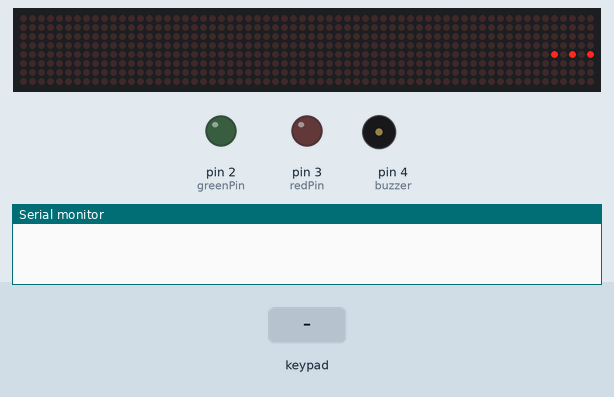
Bench run of a sketch on a simulated Arduino Uno, built with avr-gcc and run on an emulated ATmega328P. On the bench: 64×8 LED matrix, output pins drawn as LEDs (lit = HIGH), buzzer (waves = sounding), the last lines printed to the serial monitor. The inputs (shaded band) are chosen by the test bench.

Above: at 1.44 s.
1.7 s: key 'A' pressed
At 2.9 s:
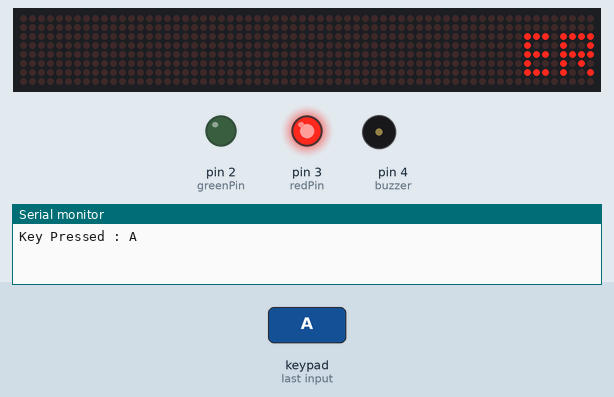
3.6 s: keypad keys 1 1 1 1 pressed 0.626 s apart
At 3.66 s:
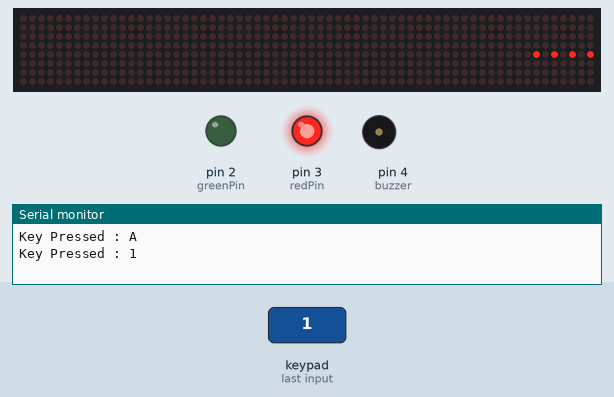
7.6 s: key 'C' pressed
9.1 s: keypad keys 1 1 1 1 A pressed 0.626 s apart
At 16.7 s:
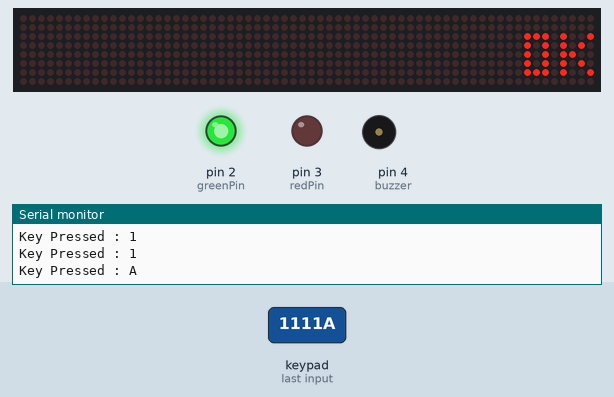
Timing chart, 0 to 18.0 s (numbered marks = the images above; inputs shaded):
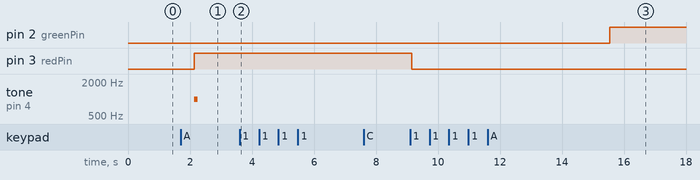

The sketch:

password_with_keypad_led_matrix_and_buzzer.ino
```cpp
//Written By Nikodem Bartnik - nikodembartnik.pl
#include <LedControl.h>
#include <Keypad.h>

const byte ROWS = 4; //four rows
const byte COLS = 4; //four columns

int step_number = 0;
int DIN = 16;
int CS = 15;
int CLK = 14;
int greenPin = 2;
int redPin = 3;
int buzzer = 4;

char keys[ROWS][COLS] = {
  {'1','2','3','A'},
  {'4','5','6','B'},
  {'7','8','9','C'},
  {'*','0','#','D'}
};

byte rowPins[ROWS] = {6,7,8,9}; //connect to the row pinouts of the keypad
byte colPins[COLS] = {10,11,12,13}; //connect to the column pinouts of the keypad

char code[4] = {'1', '1', '1', '1'};
char input[4];

Keypad keypad = Keypad( makeKeymap(keys), rowPins, colPins, ROWS, COLS );
LedControl lC = LedControl(DIN, CLK, CS, 0);
int input_state = 0;
int i = 0;

void setup() {

  lC.shutdown(0, false);
  lC.setIntensity(0, 15);
  lC.clearDisplay(0);

  Serial.begin(9600);
  pinMode(redPin, OUTPUT);
  pinMode(greenPin, OUTPUT);
  pinMode(buzzer, OUTPUT);

}

void loop() {

  char key = keypad.getKey();// Read the key

  byte err[8] = {0x00,0x00,0xEF,0x89,0xEF,0x8A,0xE9,0x00};
  byte ok[8] = {0x00,0x00,0xE9,0xAA,0xAC,0xAA,0xE9,0x00};
  byte loading_1[8] = {0x00,0x00,0x00,0x00,0x55,0x00,0x00,0x00};
  byte loading_2[8] = {0x00,0x00,0x00,0x00,0x15,0x00,0x00,0x00};
  byte loading_3[8] = {0x00,0x00,0x00,0x00,0x05,0x00,0x00,0x00};
  byte loading_4[8] = {0x00,0x00,0x00,0x00,0x01,0x00,0x00,0x00};


  if(input_state == 0 || input_state == 1){
    printByte(loading_1);
    delay(100);
    printByte(loading_2);
    delay(100);
    printByte(loading_3);
    delay(100);
    printByte(loading_4);
    delay(100);
  }

  // Print if key pressed
  if (key && i <= 4){
    Serial.print("Key Pressed : ");
    Serial.println(key);
    input[i] = key;
    i++;
    input_state = 1;
  }

  if(key == 'A'){
    input_state = 2;
    if(check(input)){
      printByte(ok);
      digitalWrite(greenPin, HIGH);
    }else{
      printByte(err);
      digitalWrite(redPin, HIGH);
      tone(buzzer, 1000, 100);
    }
  }

  if(key == 'C'){
    input_state = 0;
    i=0;
    *input = {};
    digitalWrite(greenPin, LOW);
    digitalWrite(redPin, LOW);
    noTone(buzzer);
  }
}

int check(char input[]){
  for(int j=0; j<4; j++){
    if(input[j] != code[j]){
      return 0;
    }
  }
  return 1;
}


void printByte(byte character []) {
  int i = 0;
  for(i=0;i<8;i++)
  {
    lC.setRow(0,i,character[i]);
  }
}
```

Measured:
- after the input at 1.7 s, pin 3 (redPin): LOW → HIGH after 0.44 s; tone on pin 4 (buzzer): silent → 1000 Hz after 0.44 s, → silent 0.10 s later; the display: first differs from a run without the input after 0.44 s (image 1)
- after the input at 3.6 s, the display: changes at once (image 2)
- after the input at 9.1 s, pin 2 (greenPin): LOW → HIGH after 6.4 s; the display: first differs from a run without the input after 6.4 s (image 3)
